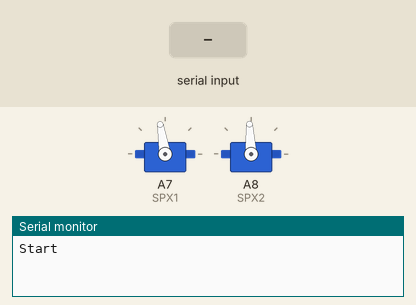
Simulated run of this sketch. Board: Arduino Mega 2560, built with avr-gcc and run on an emulated ATmega2560. Shown: 2 × servo, the last lines printed to the serial monitor. The inputs (shaded band) are chosen by the test bench.

Above: at 0.15 s.
At 1.2 s:
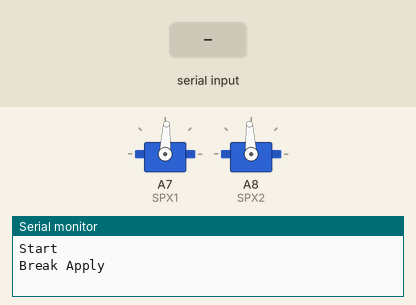
1.3 s: "90,45\n" received over Serial
Timing chart, 0 to 4.3 s (numbered marks = the images above; inputs shaded):
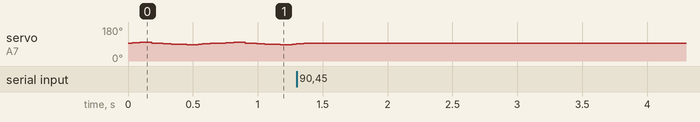

The sketch:

Break.ino
```cpp
  #include <Wire.h>  // Arduino IDE 內建
  #include <LiquidCrystal_I2C.h>
  #include<Servo.h>

  LiquidCrystal_I2C lcd(0x27, 2, 1, 0, 4, 5, 6, 7, 3, POSITIVE);  // 設定 LCD I2C 位址
  Servo SPX1;
  Servo SPX2;
  int b=1;
void setup() {
  // put your setup code here, to run once:
Serial.begin(9600);
Serial.println("Start");
SPX1.attach(A7);
SPX2.attach(A8);
SPX2.write(93);
SPX(93);
}
void SPX(int deg){
  SPX1.write(deg);
}

void loop() {
  // put your main code here, to run repeatedly:
  while (Serial.available()){
    b = Serial.parseInt();
    Serial.println(b);
  }
    int no = 5;
  if (b==1){
      SPX(93);
      for (int i=0 ; i<=no ; i++){
        SPX(95+i);
        delay(30);
      }
      for (int i=0 ; i<=no ; i++){
        SPX(95-i);
        delay(30);
      }
      SPX(93);
      for (int i=0 ; i<=no ; i++){
        SPX(90-i);
        delay(30);
      }
      for (int i=0 ; i<=no ; i++){
        SPX(90+i);
        delay(30);
      }
      SPX(93);
      Serial.println("Break Apply");
  }
  if (b==2){
    SPX(4);
  }
  else {
    SPX(93);
  }
}
```
